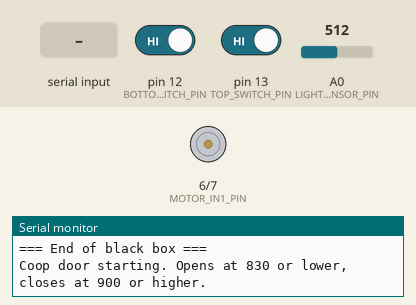
The sketch below on a simulated Arduino Uno, built with avr-gcc and run on an emulated ATmega328P. On the bench: motor-driver pin pairs drawn as motors (green arrow = first pin HIGH = forward, orange = second pin HIGH = backward, longer = more drive, scaled by the enable pin), the last lines printed to the serial monitor. The inputs (shaded band) are chosen by the test bench; at power-on: pin 12 (BOTTOM_SWITCH_PIN) HIGH, pin 13 (TOP_SWITCH_PIN) HIGH, A0 (LIGHT_SENSOR_PIN) = 512. EEPROM starts erased.

Above: at 1.3 s.
1.4 s: pin 12 (BOTTOM_SWITCH_PIN) driven LOW and pin 13 (TOP_SWITCH_PIN) driven LOW
15.4 s: pin 12 (BOTTOM_SWITCH_PIN) driven HIGH and pin 13 (TOP_SWITCH_PIN) driven HIGH
29.4 s: pin 12 (BOTTOM_SWITCH_PIN) driven LOW
31.6 s: "L" received over Serial
At 61.3 s:
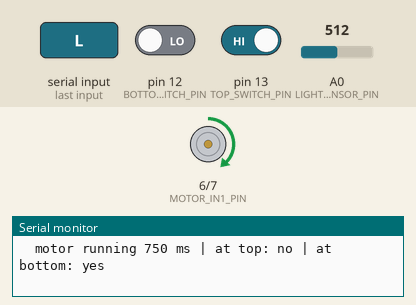
Timing chart, 0 to 61.8 s (numbered marks = the images above; inputs shaded):
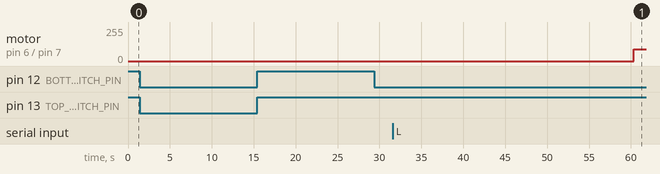

The sketch:

OriginalDoor_Stage1.ino
```cpp
/*
 * Chicken Coop Door: original model (one light sensor)
 *
 * Opens the coop door when it gets light in the morning and closes it when it
 * gets dark. A photoresistor on A0 measures the light, and two magnetic limit
 * switches tell when the door is fully open (top) or shut (bottom). The motor
 * runs through the red XY-15AS driver (PWM, IN1, IN2).
 *
 * Same wiring and behavior as coopDoor2024v1.ino, reorganized so the settings
 * are all in one place. To change when the door opens or closes, edit the
 * light levels below and upload.
 *
 * Black box: the Uno also keeps a log of its recent restarts and motor runs in
 * its EEPROM memory, which survives power cuts. It prints the log to the Serial
 * Monitor every time it starts up, or when you type L and press Send.
 */

#include <EEPROM.h>

// ===== SETTINGS =====

// Light levels. The sensor reads 0-1023, and the number goes DOWN as it gets
// BRIGHTER. To pick new values, open the Serial Monitor (9600 baud) at dawn or
// dusk and note the reading when you'd want the door to move.
//   Past "open" values:  300, 420 (6/21/23), 400 (7/2), 600 (10/19), 700
//   Past "close" values: 600, 900 (6/21/23), 700 (7/2), 820 (10/19), 880
const int BRIGHT_ENOUGH_TO_OPEN = 830;  // open when readings are at or below this
const int DARK_ENOUGH_TO_CLOSE = 900;   // close when readings are at or above this

// Once it's dark enough to close, wait this long before closing so late
// chickens can get in. A brighter reading in between starts the wait over.
const unsigned long CLOSE_DELAY_MS = 15UL * 60 * 1000;  // 15 minutes

// The light must be past a level for this many readings in a row. Then the
// door waits one more reading and checks the light and door again before it
// starts the motor.
const int READINGS_IN_A_ROW = 3;
const unsigned long READING_INTERVAL_MS = 15000;  // time between readings (15 seconds)

const int MOTOR_POWER = 90;                    // motor speed, 0-255
const unsigned long MOTOR_TIMEOUT_MS = 17000;  // stop if the switch isn't reached in 17 seconds

// A limit switch must read closed for this long before the motor stops. This
// ignores brief blips of electrical noise from the motor on the switch wires.
const unsigned long SWITCH_CONFIRM_MS = 50;

// When closing, keep the motor running this long after the bottom switch is
// reached, so the door settles fully shut. Adjust it in small steps (50-100):
// too much lets out extra cord, which can start winding onto the spool backwards.
const unsigned long EXTRA_CLOSE_MS = 500;

// While the motor runs, print its progress to the Serial Monitor this often.
const unsigned long MOTOR_PRINT_INTERVAL_MS = 250;

// After this many failed opens (or closes) in a row, wait before trying again
// so the motor doesn't burn out.
const int FAILED_MOVES_BEFORE_PAUSE = 4;
const unsigned long FAILURE_PAUSE_MS = 17UL * 60 * 1000;  // 17 minutes

// ===== PINS =====
const int MOTOR_PWM_PIN = 9;       // driver PWM: motor speed
const int MOTOR_IN1_PIN = 6;       // driver IN1: HIGH runs the motor up
const int MOTOR_IN2_PIN = 7;       // driver IN2: HIGH runs the motor down
const int BOTTOM_SWITCH_PIN = 12;  // reads LOW when the door is shut
const int TOP_SWITCH_PIN = 13;     // reads LOW when the door is fully open
const int LIGHT_SENSOR_PIN = A0;

// ===== STATE =====
// Motor directions. These are plain numbers rather than an enum because older
// Arduino IDEs can't compile functions that take a type defined in the sketch.
const int MOTOR_UP = 1;
const int MOTOR_DOWN = 2;

int lightReading = 0;
int brightReadingsInARow = 0;
int darkReadingsInARow = 0;
unsigned long darkSinceMs = 0;  // when the current run of dark readings started
int failedOpensInARow = 0;
int failedClosesInARow = 0;

// When a close fails, the next one runs the motor the other way. That frees
// the door if the cord has wound onto the spool backwards (so "down" lifts it).
int closeDirection = MOTOR_DOWN;

void setup() {
  pinMode(MOTOR_PWM_PIN, OUTPUT);
  pinMode(MOTOR_IN1_PIN, OUTPUT);
  pinMode(MOTOR_IN2_PIN, OUTPUT);
  stopMotor();
  pinMode(BOTTOM_SWITCH_PIN, INPUT_PULLUP);
  pinMode(TOP_SWITCH_PIN, INPUT_PULLUP);
  pinMode(LIGHT_SENSOR_PIN, INPUT_PULLUP);  // the pull-up and photoresistor form a voltage divider

  Serial.begin(9600);
  startBlackBox();
  Serial.print("Coop door starting. Opens at ");
  Serial.print(BRIGHT_ENOUGH_TO_OPEN);
  Serial.print(" or lower, closes at ");
  Serial.print(DARK_ENOUGH_TO_CLOSE);
  Serial.println(" or higher.");
}

void loop() {
  delay(READING_INTERVAL_MS);
  printBlackBoxIfAsked();
  readLightSensor();

  // Before moving, wait one more reading and check again, so the door only
  // moves if the light and door position still agree.
  if (shouldOpen()) {
    Serial.println("Bright and the door isn't open. Checking again before opening.");
    delay(READING_INTERVAL_MS);
    readLightSensor();
    if (shouldOpen()) openDoor();
  } else if (shouldClose()) {
    Serial.println("Dark and the door isn't closed. Checking again before closing.");
    delay(READING_INTERVAL_MS);
    readLightSensor();
    if (shouldClose()) closeDoor();
  }
}

bool shouldOpen() {
  return brightReadingsInARow >= READINGS_IN_A_ROW && !isDoorFullyOpen();
}

bool shouldClose() {
  return darkReadingsInARow >= READINGS_IN_A_ROW && darkLongEnough() && !isDoorFullyClosed();
}

// True once it has been dark enough to close for CLOSE_DELAY_MS.
bool darkLongEnough() {
  return millis() - darkSinceMs >= CLOSE_DELAY_MS;
}

// ===== LIGHT SENSOR =====

void readLightSensor() {
  analogRead(LIGHT_SENSOR_PIN);  // throw away one reading: it can be off right after a supply measurement
  lightReading = analogRead(LIGHT_SENSOR_PIN);
  brightReadingsInARow = countInARow(brightReadingsInARow, lightReading <= BRIGHT_ENOUGH_TO_OPEN);
  darkReadingsInARow = countInARow(darkReadingsInARow, lightReading >= DARK_ENOUGH_TO_CLOSE);
  if (darkReadingsInARow == 1) darkSinceMs = millis();  // a new run of dark readings starts the close delay
  printStatus();
}

// Adds one to the count if this reading qualifies; otherwise starts over.
int countInARow(int count, bool readingQualifies) {
  if (!readingQualifies) return 0;
  if (count < READINGS_IN_A_ROW) return count + 1;
  return count;
}

// ===== DOOR =====

void openDoor() {
  Serial.println("Opening door");
  if (runMotorUntilSwitch(MOTOR_UP, TOP_SWITCH_PIN, 0)) {
    Serial.println("Door opened");
    failedOpensInARow = 0;
  } else {
    Serial.println("Door didn't open: top switch not reached in time");
    failedOpensInARow++;
  }
  pauseIfTooManyFailures();
}

void closeDoor() {
  Serial.println("Closing door");
  if (runMotorUntilSwitch(closeDirection, BOTTOM_SWITCH_PIN, EXTRA_CLOSE_MS)) {
    Serial.println("Door closed");
    failedClosesInARow = 0;
    closeDirection = MOTOR_DOWN;
  } else {
    Serial.println("Door didn't close: bottom switch not reached in time");
    failedClosesInARow++;
    closeDirection = (closeDirection == MOTOR_DOWN) ? MOTOR_UP : MOTOR_DOWN;
  }
  pauseIfTooManyFailures();
}

void pauseIfTooManyFailures() {
  if (failedOpensInARow < FAILED_MOVES_BEFORE_PAUSE && failedClosesInARow < FAILED_MOVES_BEFORE_PAUSE) return;

  Serial.print("Too many failed moves in a row. Pausing for ");
  Serial.print(FAILURE_PAUSE_MS / 60000);
  Serial.println(" minutes.");
  failedOpensInARow = 0;
  failedClosesInARow = 0;
  delay(FAILURE_PAUSE_MS);
}

// ===== MOTOR AND SWITCHES =====

// Runs the motor until the switch has stayed closed for SWITCH_CONFIRM_MS, then
// keeps it running for extraRunMs more. Gives up after MOTOR_TIMEOUT_MS.
// Returns true if the door reached the switch.
bool runMotorUntilSwitch(int direction, int switchPin, unsigned long extraRunMs) {
  logRunStarted(direction, switchPin == BOTTOM_SWITCH_PIN);
  startMotor(direction);
  unsigned long startMs = millis();
  unsigned long lastPrintMs = startMs;
  unsigned long closedSinceMs = 0;
  bool switchClosed = false;
  unsigned long blips = 0;  // times the switch closed briefly and opened again
  unsigned int lowestSupplyMv = 65535;

  while (true) {
    unsigned int supplyMv = readSupplyMillivolts();
    if (supplyMv < lowestSupplyMv) lowestSupplyMv = supplyMv;
    unsigned long nowMs = millis();

    if (isSwitchClosed(switchPin)) {
      if (!switchClosed) {
        switchClosed = true;
        closedSinceMs = nowMs;
      }
      if (nowMs - closedSinceMs >= SWITCH_CONFIRM_MS) {
        if (extraRunMs > 0) {
          Serial.print("  switch reached, running ");
          Serial.print(extraRunMs);
          Serial.println(" ms more");
          delay(extraRunMs);
        }
        stopMotor();
        unsigned long ranMs = millis() - startMs;
        printMotorStopped("switch reached", ranMs, blips, lowestSupplyMv);
        logRunEnded(false, ranMs, lowestSupplyMv, blips);
        return true;
      }
    } else if (switchClosed) {
      switchClosed = false;
      blips++;
    }

    if (nowMs - startMs >= MOTOR_TIMEOUT_MS) {
      stopMotor();
      printMotorStopped("timed out", nowMs - startMs, blips, lowestSupplyMv);
      logRunEnded(true, nowMs - startMs, lowestSupplyMv, blips);
      return false;
    }

    if (nowMs - lastPrintMs >= MOTOR_PRINT_INTERVAL_MS) {
      lastPrintMs = nowMs;
      printMotorRunning(nowMs - startMs, blips);
    }
  }
}

void startMotor(int direction) {
  digitalWrite(MOTOR_IN1_PIN, direction == MOTOR_UP ? HIGH : LOW);
  digitalWrite(MOTOR_IN2_PIN, direction == MOTOR_DOWN ? HIGH : LOW);
  analogWrite(MOTOR_PWM_PIN, MOTOR_POWER);
  Serial.println(direction == MOTOR_UP ? "  motor on, running up" : "  motor on, running down");
}

// Both inputs LOW makes the driver brake the motor.
void stopMotor() {
  analogWrite(MOTOR_PWM_PIN, 0);
  digitalWrite(MOTOR_IN1_PIN, LOW);
  digitalWrite(MOTOR_IN2_PIN, LOW);
}

// A limit switch reads LOW when the door's magnet is next to it.
bool isSwitchClosed(int pin) {
  return digitalRead(pin) == LOW;
}

bool isDoorFullyOpen() {
  return isSwitchClosed(TOP_SWITCH_PIN);
}

bool isDoorFullyClosed() {
  return isSwitchClosed(BOTTOM_SWITCH_PIN);
}

// Measures the Uno's own supply voltage in millivolts, using the chip's built-in
// 1.1 V reference. It's only roughly accurate (about 10%), but dips show up clearly.
unsigned int readSupplyMillivolts() {
  const byte MEASURE_REFERENCE = _BV(REFS0) | _BV(MUX3) | _BV(MUX2) | _BV(MUX1);
  if (ADMUX != MEASURE_REFERENCE) {
    ADMUX = MEASURE_REFERENCE;
    delay(2);  // the reference needs a moment to settle after switching
  }
  ADCSRA |= _BV(ADSC);
  while (bit_is_set(ADCSRA, ADSC)) {}
  unsigned int reading = ADC;
  if (reading == 0) return 0;
  return 1125300UL / reading;
}

// ===== SERIAL MONITOR =====

// One line per reading, for example: "Light 652 | bright 2, dark 0 of 3 | door closed"
void printStatus() {
  Serial.print("Light ");
  Serial.print(lightReading);
  Serial.print(" | bright ");
  Serial.print(brightReadingsInARow);
  Serial.print(", dark ");
  Serial.print(darkReadingsInARow);
  Serial.print(" of ");
  Serial.print(READINGS_IN_A_ROW);
  Serial.print(" | door ");
  Serial.print(doorPositionText());
  if (darkReadingsInARow >= READINGS_IN_A_ROW && !darkLongEnough() && !isDoorFullyClosed()) {
    Serial.print(" | closing in ");
    Serial.print((CLOSE_DELAY_MS - (millis() - darkSinceMs)) / 60000 + 1);
    Serial.print(" min");
  }
  Serial.println();
}

const char* doorPositionText() {
  if (isDoorFullyOpen() && isDoorFullyClosed()) return "unknown (both switches closed)";
  if (isDoorFullyOpen()) return "open";
  if (isDoorFullyClosed()) return "closed";
  return "partly open";
}

// While the motor runs, for example: "  motor running 1250 ms | at top: no | at bottom: no"
void printMotorRunning(unsigned long elapsedMs, unsigned long blips) {
  Serial.print("  motor running ");
  Serial.print(elapsedMs);
  Serial.print(" ms | at top: ");
  Serial.print(isDoorFullyOpen() ? "yes" : "no");
  Serial.print(" | at bottom: ");
  Serial.print(isDoorFullyClosed() ? "yes" : "no");
  printBlips(blips);
  Serial.println();
}

// For example: "  motor stopped after 9850 ms (switch reached) | lowest supply 4.12 V"
void printMotorStopped(const char* reason, unsigned long elapsedMs, unsigned long blips, unsigned int lowestSupplyMv) {
  Serial.print("  motor stopped after ");
  Serial.print(elapsedMs);
  Serial.print(" ms (");
  Serial.print(reason);
  Serial.print(") | lowest supply ");
  printVolts(lowestSupplyMv);
  printBlips(blips);
  Serial.println();
}

// Switch blips are short bursts of electrical noise that were ignored.
void printBlips(unsigned long blips) {
  if (blips == 0) return;
  Serial.print(" | switch blips ignored: ");
  Serial.print(blips);
}

// Prints millivolts as volts, for example 4123 as "4.12 V".
void printVolts(unsigned int millivolts) {
  Serial.print(millivolts / 1000);
  Serial.print('.');
  unsigned int hundredths = (millivolts % 1000) / 10;
  if (hundredths < 10) Serial.print('0');
  Serial.print(hundredths);
  Serial.print(" V");
}

// ===== BLACK BOX LOG =====
// The last LOG_SLOTS events are kept in EEPROM, oldest overwritten first. Each
// event takes LOG_RECORD_SIZE bytes:
//   0-1 sequence number (0xFFFF = empty slot)   2 event type   3 flags
//   4-5, 6-7, 8-9 three values (meaning depends on the type)   10-11 seconds since restart

const byte LOG_MARKER[4] = {'C', 'D', 'B', '1'};  // bytes 0-3: says the log area is ours
const int LOG_START = 4;
const int LOG_RECORD_SIZE = 12;
const int LOG_SLOTS = (E2END + 1 - LOG_START) / LOG_RECORD_SIZE;
const unsigned int LOG_EMPTY = 0xFFFF;

// Event types
const byte LOG_RESTART = 1;      // values: restart number, supply mV
const byte LOG_RUN_STARTED = 2;  // values: supply mV, light reading
const byte LOG_RUN_ENDED = 3;    // values: ms the motor ran, lowest supply mV, switch blips

// Flag bits
const byte FLAG_CLOSING = 1;     // run started: closing the door (otherwise opening)
const byte FLAG_MOTOR_UP = 2;    // run started: motor ran up (otherwise down)
const byte FLAG_TIMED_OUT = 4;   // run ended: timed out (otherwise the switch was reached)
const byte FLAG_AT_TOP = 8;      // top switch read closed
const byte FLAG_AT_BOTTOM = 16;  // bottom switch read closed

unsigned int restartNumber = 0;
int logNextSlot = 0;
unsigned int logNextSeq = 0;

// Called once at startup: prints the log, then records this restart.
void startBlackBox() {
  if (!logMarkerPresent()) clearLog();

  int newest = findNewestLogSlot();
  if (newest >= 0) {
    logNextSlot = (newest + 1) % LOG_SLOTS;
    logNextSeq = nextLogSeq(logSeqAt(newest));
    restartNumber = lastRestartNumber(newest);
  }
  printBlackBox();

  restartNumber++;
  writeLogEvent(LOG_RESTART, 0, restartNumber, readSupplyMillivolts(), 0);
}

void printBlackBoxIfAsked() {
  while (Serial.available() > 0) {
    char c = Serial.read();
    if (c == 'L' || c == 'l') printBlackBox();
  }
}

void logRunStarted(int direction, bool closing) {
  byte flags = switchFlags();
  if (closing) flags |= FLAG_CLOSING;
  if (direction == MOTOR_UP) flags |= FLAG_MOTOR_UP;
  writeLogEvent(LOG_RUN_STARTED, flags, readSupplyMillivolts(), lightReading, 0);
}

void logRunEnded(bool timedOut, unsigned long ranMs, unsigned int lowestSupplyMv, unsigned long blips) {
  byte flags = switchFlags();
  if (timedOut) flags |= FLAG_TIMED_OUT;
  writeLogEvent(LOG_RUN_ENDED, flags, capAt65535(ranMs), lowestSupplyMv, capAt65535(blips));
}

byte switchFlags() {
  byte flags = 0;
  if (isDoorFullyOpen()) flags |= FLAG_AT_TOP;
  if (isDoorFullyClosed()) flags |= FLAG_AT_BOTTOM;
  return flags;
}

unsigned int capAt65535(unsigned long value) {
  return value > 65535UL ? 65535 : value;
}

void writeLogEvent(byte type, byte flags, unsigned int a, unsigned int b, unsigned int c) {
  int address = LOG_START + logNextSlot * LOG_RECORD_SIZE;
  // Mark the slot empty first, so a power cut mid-write can't leave a half-written event.
  writeLogWord(address, LOG_EMPTY);
  writeLogByte(address + 2, type);
  writeLogByte(address + 3, flags);
  writeLogWord(address + 4, a);
  writeLogWord(address + 6, b);
  writeLogWord(address + 8, c);
  writeLogWord(address + 10, capAt65535(millis() / 1000));
  writeLogWord(address, logNextSeq);

  logNextSlot = (logNextSlot + 1) % LOG_SLOTS;
  logNextSeq = nextLogSeq(logNextSeq);
}

void printBlackBox() {
  int newest = findNewestLogSlot();
  int count = countLogEvents(newest);
  Serial.println();
  Serial.print(F("=== Black box: last "));
  Serial.print(count);
  Serial.println(F(" events, oldest first ==="));
  for (int i = count - 1; i >= 0; i--) {
    printLogEvent((newest - i + LOG_SLOTS) % LOG_SLOTS);
  }
  Serial.println(F("=== End of black box ==="));
  Serial.println();
}

void printLogEvent(int slot) {
  int address = LOG_START + slot * LOG_RECORD_SIZE;
  byte type = EEPROM.read(address + 2);
  byte flags = EEPROM.read(address + 3);
  unsigned int a = readLogWord(address + 4);
  unsigned int b = readLogWord(address + 6);
  unsigned int c = readLogWord(address + 8);
  unsigned int seconds = readLogWord(address + 10);

  if (type == LOG_RESTART) {
    Serial.print(F("RESTART #"));
    Serial.print(a);
    Serial.print(F(" | supply "));
    printVolts(b);
    Serial.println();
    return;
  }

  Serial.print(F("  "));
  Serial.print(seconds);
  Serial.print(F(" s after restart: "));
  if (type == LOG_RUN_STARTED) {
    Serial.print((flags & FLAG_CLOSING) ? F("CLOSE started, motor ") : F("OPEN started, motor "));
    Serial.print((flags & FLAG_MOTOR_UP) ? F("up") : F("down"));
    Serial.print(F(" | supply "));
    printVolts(a);
    Serial.print(F(" | light "));
    Serial.print(b);
  } else if (type == LOG_RUN_ENDED) {
    Serial.print(F("stopped after "));
    Serial.print(a);
    Serial.print((flags & FLAG_TIMED_OUT) ? F(" ms (timed out)") : F(" ms (switch reached)"));
    Serial.print(F(" | lowest supply "));
    printVolts(b);
    Serial.print(F(" | switch blips ignored: "));
    Serial.print(c);
  } else {
    Serial.print(F("unknown event"));
  }
  Serial.print((flags & FLAG_AT_TOP) ? F(" | at top: yes") : F(" | at top: no"));
  Serial.println((flags & FLAG_AT_BOTTOM) ? F(" | at bottom: yes") : F(" | at bottom: no"));
}

// The newest event is the one whose next slot doesn't continue the sequence.
// Returns -1 if the log is empty.
int findNewestLogSlot() {
  for (int slot = 0; slot < LOG_SLOTS; slot++) {
    unsigned int seq = logSeqAt(slot);
    if (seq == LOG_EMPTY) continue;
    if (logSeqAt((slot + 1) % LOG_SLOTS) != nextLogSeq(seq)) return slot;
  }
  return -1;
}

// Counts the unbroken run of events leading up to the newest one.
int countLogEvents(int newest) {
  if (newest < 0) return 0;
  int count = 1;
  int slot = newest;
  while (count < LOG_SLOTS) {
    int previous = (slot + LOG_SLOTS - 1) % LOG_SLOTS;
    unsigned int previousSeq = logSeqAt(previous);
    if (previousSeq == LOG_EMPTY || nextLogSeq(previousSeq) != logSeqAt(slot)) break;
    slot = previous;
    count++;
  }
  return count;
}

// The restart number of the most recent restart in the log (0 if none).
unsigned int lastRestartNumber(int newest) {
  int count = countLogEvents(newest);
  for (int i = 0; i < count; i++) {
    int address = LOG_START + ((newest - i + LOG_SLOTS) % LOG_SLOTS) * LOG_RECORD_SIZE;
    if (EEPROM.read(address + 2) == LOG_RESTART) return readLogWord(address + 4);
  }
  return 0;
}

unsigned int nextLogSeq(unsigned int seq) {
  return seq >= 0xFFFE ? 0 : seq + 1;  // skips 0xFFFF, which means "empty"
}

unsigned int logSeqAt(int slot) {
  return readLogWord(LOG_START + slot * LOG_RECORD_SIZE);
}

bool logMarkerPresent() {
  for (int i = 0; i < 4; i++) {
    if (EEPROM.read(i) != LOG_MARKER[i]) return false;
  }
  return true;
}

void clearLog() {
  for (int address = LOG_START; address <= E2END; address++) writeLogByte(address, 0xFF);
  for (int i = 0; i < 4; i++) writeLogByte(i, LOG_MARKER[i]);
}

unsigned int readLogWord(int address) {
  return EEPROM.read(address) | ((unsigned int)EEPROM.read(address + 1) << 8);
}

void writeLogWord(int address, unsigned int value) {
  writeLogByte(address, value & 0xFF);
  writeLogByte(address + 1, value >> 8);
}

// Only writes bytes that change, to spare the EEPROM (each byte lasts ~100,000 writes).
void writeLogByte(int address, byte value) {
  if (EEPROM.read(address) != value) EEPROM.write(address, value);
}
```

Measured:
- after the input at 15.4 s, every drawn part: stays the same
